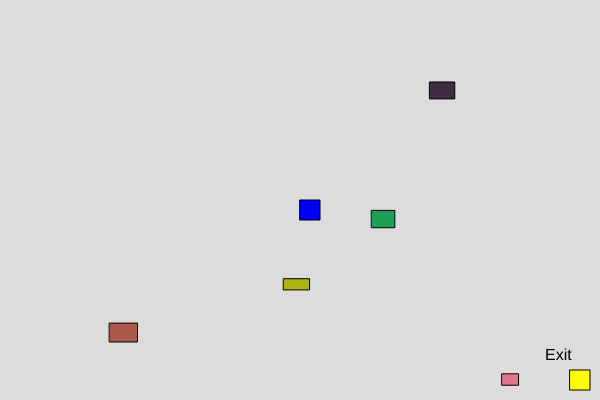
Frame 1 (no input)
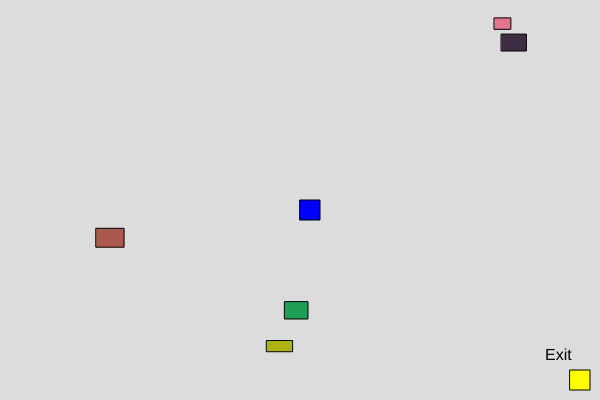
Frame 60 (no input)
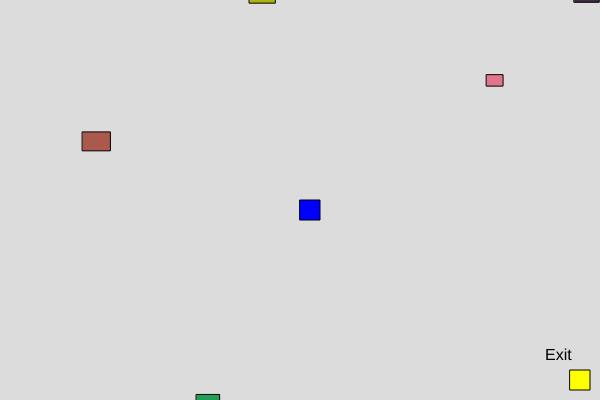
Frame 120 (the mouse pressed at the canvas centre since frame 60)

The p5.js sketch that drew these frames (run headless with seeded random() and noise() and a simulated clock; from frame 60 on, the mouse is pressed at the canvas centre):

// p5.js sketch
// ── sketch.js
let player;
let obstacles = [];
let nonMovingObstacle;
let exit;

function setup() {
  createCanvas(600, 400);
  player = createPlayer(width / 2, height / 2);
  exit = createExit(width - 30, height - 30);

  // Add initial moving obstacles
  for (let i = 0; i < 5; i++) {
    obstacles.push(createRandomMovingObstacle());
  }
}

function draw() {
  background(220);

  movePlayer();
  drawPlayer();

  moveObstacles();
  drawObstacles();

  drawExit();
  drawExitLabel(); // Added label

  // Check if the player reached the exit
  if (checkExit()) {
    textSize(32);
    fill(0, 255, 0);
    text("Congratulations! You won!", width / 4, height / 2);
  }
}

function createPlayer(x, y) {
  return {
    x,
    y,
    width: 20,
    height: 20,
    color: color(0, 0, 255),
    speed: 5
  };
}

function drawPlayer() {
  fill(player.color);
  rect(player.x, player.y, player.width, player.height);
}

function movePlayer() {
  if (keyIsDown(UP_ARROW) && player.y > 0) {
    player.y -= player.speed;
  }
  if (keyIsDown(DOWN_ARROW) && player.y < height - player.height) {
    player.y += player.speed;
  }
  if (keyIsDown(LEFT_ARROW) && player.x > 0) {
    player.x -= player.speed;
  }
  if (keyIsDown(RIGHT_ARROW) && player.x < width - player.width) {
    player.x += player.speed;
  }
}

function createRandomMovingObstacle() {
  return {
    x: random(width),
    y: random(height),
    width: random(10, 30),
    height: random(10, 30),
    speedX: random(-2, 2),
    speedY: random(-2, 2),
    color: color(random(255), random(255), random(255))
  };
}

function moveObstacles() {
  for (let obstacle of obstacles) {
    obstacle.x += obstacle.speedX;
    obstacle.y += obstacle.speedY;

    // Wrap around the canvas if obstacle leaves the screen
    if (obstacle.x > width) {
      obstacle.x = 0 - obstacle.width;
    } else if (obstacle.x < 0 - obstacle.width) {
      obstacle.x = width;
    }

    if (obstacle.y > height) {
      obstacle.y = 0 - obstacle.height;
    } else if (obstacle.y < 0 - obstacle.height) {
      obstacle.y = height;
    }
  }
}

function drawObstacles() {
  for (let obstacle of obstacles) {
    fill(obstacle.color);
    rect(obstacle.x, obstacle.y, obstacle.width, obstacle.height);
  }

  // Draw non-moving obstacle
  if (nonMovingObstacle) {
    fill(nonMovingObstacle.color);
    rect(
      nonMovingObstacle.x,
      nonMovingObstacle.y,
      nonMovingObstacle.width,
      nonMovingObstacle.height
    );
  }
}

function createExit(x, y) {
  return {
    x,
    y,
    width: 20,
    height: 20,
    color: color(255, 255, 0)
  };
}

function drawExit() {
  fill(exit.color);
  rect(exit.x, exit.y, exit.width, exit.height);
}

function drawExitLabel() {
  textSize(16);
  fill(0);
  text("Exit", exit.x - 25, exit.y - 10);
}

function checkExit() {
  return (
    player.x < exit.x + exit.width &&
    player.x + player.width > exit.x &&
    player.y < exit.y + exit.height &&
    player.y + player.height > exit.y
  );
}

function mouseClicked() {
  // Add non-moving obstacle at the mouse click position
  nonMovingObstacle = createObstacle(
    mouseX,
    mouseY,
    20,
    20,
    0,
    color(128, 0, 128)
  );
}

function keyPressed() {
  // Add random moving obstacle
  if (key === " ") {
    obstacles.push(createRandomMovingObstacle());
  }
}
